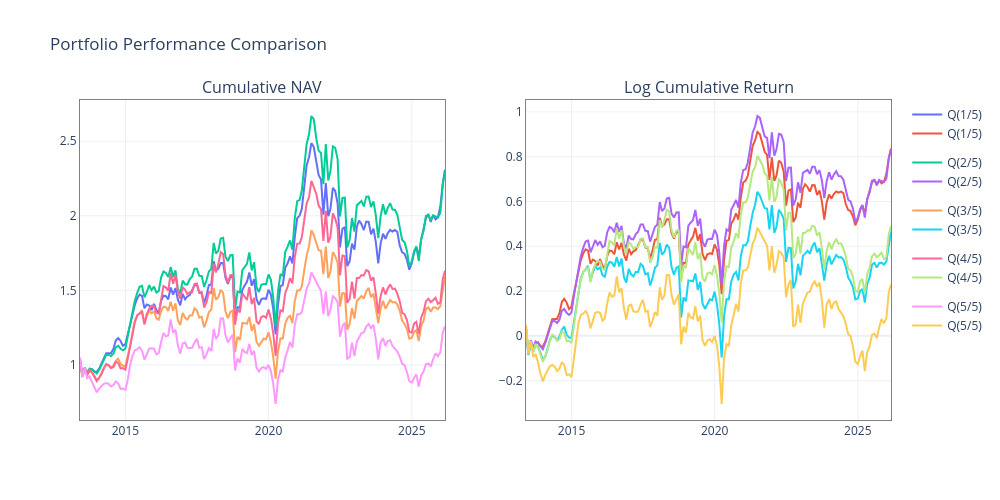

Write notebook code for a chart like this one.
### Code cell
import plotly.graph_objects as go
from plotly.subplots import make_subplots

# 데이터 준비
nav, log_cum = (subset + 1).cumprod(), np.log1p(subset).cumsum()

fig = make_subplots(rows=1, cols=2, subplot_titles=["Cumulative NAV", "Log Cumulative Return"])

# 단일 루프로 두 그래프 그리기
for col in subset.columns:
    fig.add_trace(go.Scatter(x=nav.index, y=nav[col], mode='lines', name=col, legendgroup=col), row=1, col=1)
    fig.add_trace(go.Scatter(x=log_cum.index, y=log_cum[col], mode='lines', name=col, legendgroup=col), row=1, col=2)

# 레이아웃 및 테두리 설정
fig.update_layout(title="Portfolio Performance Comparison", height=500, width=1000, template="plotly_white")
fig.update_xaxes(showline=True, linewidth=1, linecolor='gray', mirror=True) # 각 서브플롯 x축 테두리
fig.update_yaxes(showline=True, linewidth=1, linecolor='gray', mirror=True) # 각 서브플롯 y축 테두리

fig.show()

### Figure 1 — Plotly figure (JSON) as saved in the notebook; plotly's stock layout.template omitted (floating-point values rounded to 4 significant figures; data arrays with more than 128 entries replaced by an {"elided": "..."} marker saying what was removed)
{"data": [{"legendgroup": "Q(1/5)", "mode": "lines", "name": "Q(1/5)", "type": "scatter", "x": {"elided": "154 str values"}, "xaxis": "x", "y": {"elided": "154 float values"}, "yaxis": "y"}, {"legendgroup": "Q(1/5)", "mode": "lines", "name": "Q(1/5)", "type": "scatter", "x": {"elided": "154 str values"}, "xaxis": "x2", "y": {"elided": "154 float values"}, "yaxis": "y2"}, {"legendgroup": "Q(2/5)", "mode": "lines", "name": "Q(2/5)", "type": "scatter", "x": {"elided": "154 str values"}, "xaxis": "x", "y": {"elided": "154 float values"}, "yaxis": "y"}, {"legendgroup": "Q(2/5)", "mode": "lines", "name": "Q(2/5)", "type": "scatter", "x": {"elided": "154 str values"}, "xaxis": "x2", "y": {"elided": "154 float values"}, "yaxis": "y2"}, {"legendgroup": "Q(3/5)", "mode": "lines", "name": "Q(3/5)", "type": "scatter", "x": {"elided": "154 str values"}, "xaxis": "x", "y": {"elided": "154 float values"}, "yaxis": "y"}, {"legendgroup": "Q(3/5)", "mode": "lines", "name": "Q(3/5)", "type": "scatter", "x": {"elided": "154 str values"}, "xaxis": "x2", "y": {"elided": "154 float values"}, "yaxis": "y2"}, {"legendgroup": "Q(4/5)", "mode": "lines", "name": "Q(4/5)", "type": "scatter", "x": {"elided": "154 str values"}, "xaxis": "x", "y": {"elided": "154 float values"}, "yaxis": "y"}, {"legendgroup": "Q(4/5)", "mode": "lines", "name": "Q(4/5)", "type": "scatter", "x": {"elided": "154 str values"}, "xaxis": "x2", "y": {"elided": "154 float values"}, "yaxis": "y2"}, {"legendgroup": "Q(5/5)", "mode": "lines", "name": "Q(5/5)", "type": "scatter", "x": {"elided": "154 str values"}, "xaxis": "x", "y": {"elided": "154 float values"}, "yaxis": "y"}, {"legendgroup": "Q(5/5)", "mode": "lines", "name": "Q(5/5)", "type": "scatter", "x": {"elided": "154 str values"}, "xaxis": "x2", "y": {"elided": "154 float values"}, "yaxis": "y2"}], "layout": {"annotations": [{"font": {"size": 16}, "showarrow": false, "text": "Cumulative NAV", "x": 0.225, "xanchor": "center", "xref": "paper", "y": 1, "yanchor": "bottom", "yref": "paper"}, {"font": {"size": 16}, "showarrow": false, "text": "Log Cumulative Return", "x": 0.775, "xanchor": "center", "xref": "paper", "y": 1, "yanchor": "bottom", "yref": "paper"}], "height": 500, "title": {"text": "Portfolio Performance Comparison"}, "width": 1000, "xaxis": {"anchor": "y", "domain": [0, 0.45], "linecolor": "gray", "linewidth": 1, "mirror": true, "showline": true}, "xaxis2": {"anchor": "y2", "domain": [0.55, 1], "linecolor": "gray", "linewidth": 1, "mirror": true, "showline": true}, "yaxis": {"anchor": "x", "domain": [0, 1], "linecolor": "gray", "linewidth": 1, "mirror": true, "showline": true}, "yaxis2": {"anchor": "x2", "domain": [0, 1], "linecolor": "gray", "linewidth": 1, "mirror": true, "showline": true}}}
